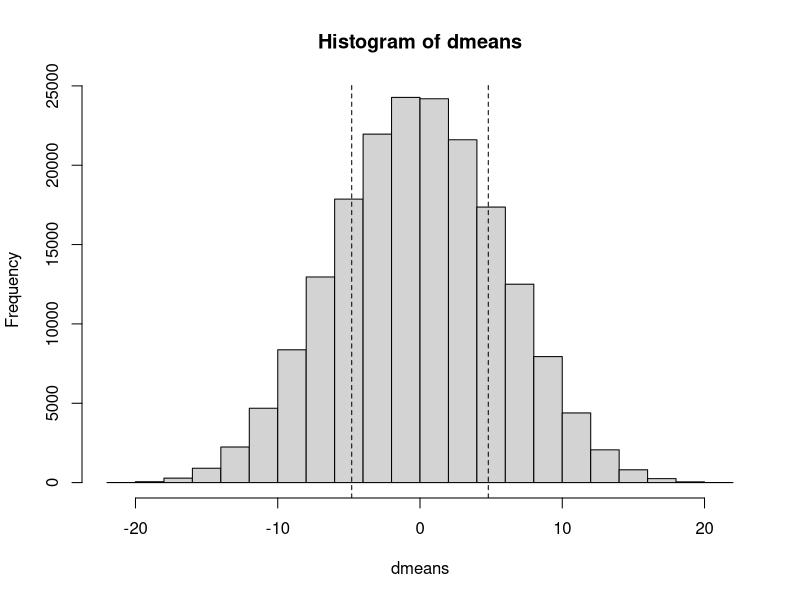
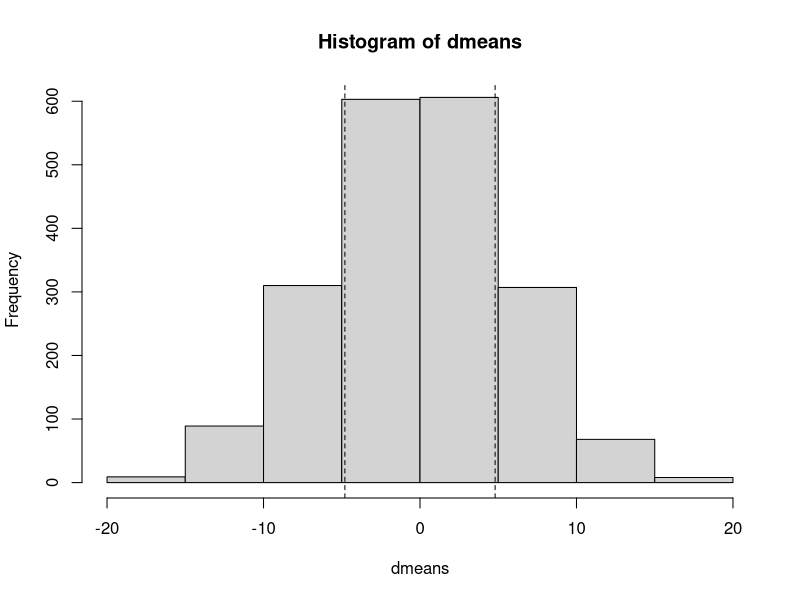

Write the R code that produced these figures, in order.

set.seed(135)
s1 <- round(rnorm(10, 100, 16))
s2 <- round(rnorm(10, 100, 16))
t.test(s1, s2, var.equal = TRUE)

# In real life, we don't know with certainty the distribution of the population from which our
# samples are drawn. or we may have small sample sizes. t-test is pretty robust and usually reliable
# even when its assumptions are wrong. 

# If you still have doubts, try a permutation test.

# the permutation test takes all possible combinations of group membership and creates a permutation distribution.
# If we assume both samples came from the same population, a data point in group 1 is just as likely to appear in 
# group 2. If we determine all possible permutations, we can calculate our statistic of interest for each 
# permutation and create a distribution. Then, assess where our original statistic falls in this distribution. 

d0 <- mean(s1) - mean(s2)
alls <- c(s1, s2)  # combine into one vector
N <- length(alls)
n <- length(s1) 
p <- combn(N, n)  # generate all combinations of n chosen from N
dmeans <- numeric(dim(p)[2])  # vector to store means 
for (i in 1:dim(p)[2]) {
  dmeans[i] <- mean(alls[p[,i]]) - mean(alls[-p[,i]])
}
# plot histogram of all possible difference in means with lines indicating our original difference
hist(dmeans)
abline(v = d0, lty = 2)
abline(v = -d0, lty = 2)
# two sided p value
p.sim <- sum(dmeans <= -d0 | dmeans >= d0) / length(dmeans)


############ Use monte carlo simulation when samples are large ##############
# resampling, repeatedly resample from our combined vector of values to get a large number of combinations. 
dmeans <- numeric(2000)  
for (i in 1:2000) {
  g <- sample(N, n)
  dmeans[i] <- mean(alls[g]) - mean(alls[-g])
}
hist(dmeans)
abline(v = d0, lty = 2)
abline(v = -d0, lty = 2)
p.sim <- sum(dmeans <= -d0 | dmeans >= d0) / length(dmeans)

# Permutation methods tend to apply to only a narrow range of problems. However, when they apply,
# as in testing F = G in a two-sample problem, they give gratifyingly exact answers without parametric assumptions. 

















